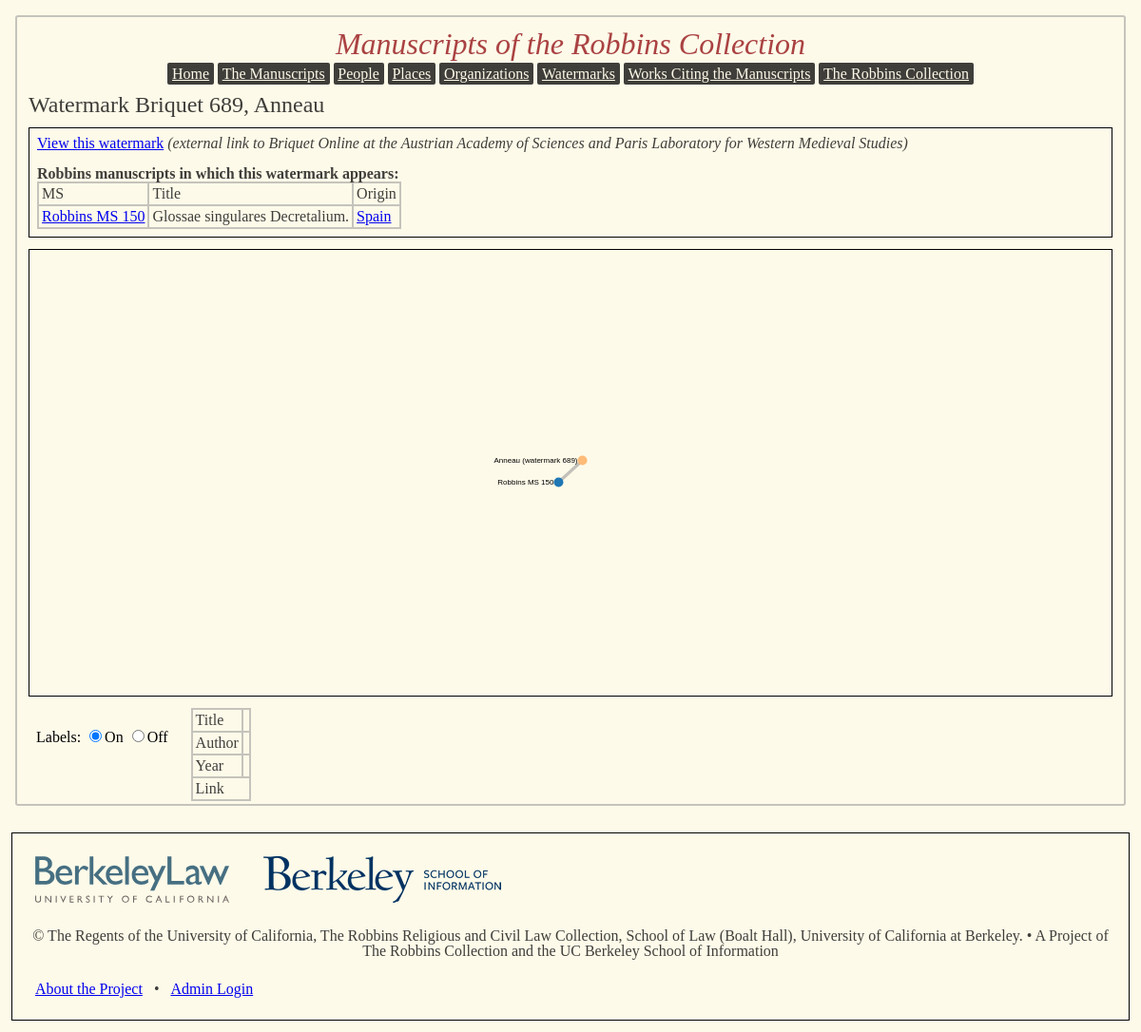
Screenshot of /watermark689 with the database file from the repository.
### app/models.py (models this page shows, shortened)
class watermark(db.Model):
	id = db.Column(db.Integer, primary_key=True)
	name = db.Column(db.String(40))
	url = db.Column(db.String(100))

class manuscript(db.Model):
	id = db.Column(db.Integer, primary_key=True)
	shelfmark = db.Column(db.String(15))
	ms_format = db.Column(db.String(20))
	date1 = db.Column(db.Integer)
	date2 = db.Column(db.Integer)
	datetype = db.Column(db.String(1))
	language = db.Column(db.Integer, db.ForeignKey('language.id'))
	summary = db.Column(db.String(1000))
	ownership_history = db.Column(db.String(1000))
	origin = db.Column(db.String(1000))
	decoration = db.Column(db.String(1000))
	binding = db.Column(db.String(1000))
	num_volumes = db.Column(db.Integer)
	ds_url = db.Column(db.String(1000))
	volumes = db.relationship('volume',
		backref = 'ms',
		lazy='dynamic')
	contents = db.relationship('content_item',
		backref = 'ms',
		lazy='dynamic')
	titles = db.relationship('title',
		backref = 'ms',
		lazy='dynamic'
		)
	watermarks = db.relationship('watermark',
		secondary = has_watermark,
		backref = db.backref('mss', lazy='dynamic')
		)
	assoc_people = db.relationship('person_ms_assoc',
		backref = 'ms',
		lazy='dynamic')
	places = db.relationship('place',
		secondary = has_place,
		backref = db.backref('mss', lazy='dynamic')
		)
	orgs = db.relationship('org_ms_assoc',
		backref= 'ms',
		lazy='dynamic')
	treatments = db.relationship('external_doc',
		secondary=has_external_doc,
		backref = db.backref('mss', lazy='dynamic')
		)
	subjects = db.relationship('ms_subject_assoc',
		backref = 'ms',
		lazy = 'dynamic'
		)

class title(db.Model):
	id = db.Column(db.Integer, primary_key=True)
	title_text = db.Column(db.String(150))
	title_type = db.Column(db.String(20))
	ms_id = db.Column(db.Integer, db.ForeignKey('manuscript.id'))

class place(db.Model):
	id = db.Column(db.Integer, primary_key = True)
	place_name = db.Column(db.String(60))
	place_type = db.Column(db.String(10))
	lat = db.Column(db.Float)
	lon = db.Column(db.Float)

### app/views.py (the view)
@app.route('/watermark<wmid>', methods = ['GET', 'POST'])
def view_wm(wmid):
	page_wm = models.watermark.query.get(wmid)
	if page_wm == None:
		abort(404)
	graph_data = get_info_from_db(wmid, 'watermark')
	graphobj = json.dumps(graph_data)
	return render_template('wmview.html', mainwm = page_wm, graph = graphobj, pagetitle = page_wm.name + ', ' + str(page_wm.id))

### app/views.py (called while the page is built)
def return_ms_data(shelf_id):
	this_ms = models.manuscript.query.get(shelf_id)
	resultid = '0_' + str(shelf_id)
	authorquery = this_ms.assoc_people.filter_by(assoc_type = 'author').first()
	if authorquery != None:
		result_author = authorquery.person.name_display
	else:
		result_author = ''
	result_title = this_ms.titles.filter_by(title_type='main').first().title_text
	if this_ms.date2 == None:
		result_datestring = str(this_ms.date1)
	else:
		result_datestring = str(this_ms.date1) + '-' + str(this_ms.date2)
	msreturndict = {"name": this_ms.shelfmark, "group": 0, "role": 'manuscript', "dbkey": shelf_id, 'id': resultid,
			'title': result_title, 'date': result_datestring, 'author': result_author, 'url': url_for('ms_view',idno=shelf_id)}
	return msreturndict

### app/templates/wmview.html (shortened to what this page needs)
{% extends "base.html" %}
{% block content %}
<h3>Watermark Briquet {{ mainwm.id }}, {{ mainwm.name }}</h3>
<div class="section">
<p><a target="_blank" rel="noopener noreferrer" href="{{ mainwm.url }}">View this watermark</a> <em>(external link to Briquet Online at the Austrian Academy of Sciences and Paris Laboratory for Western Medieval Studies)</em></p>
<br>
<p><b>Robbins manuscripts in which this watermark appears:</b></p>
<table>
	<tr>
		<th>MS</th>
		<th>Title</th>
		<th>Origin</th>
	</tr>
{% for ms in mainwm.mss %}
	<tr>
		<td><a href="ms{{ ms.id }}">{{ ms.shelfmark }}</a> </td>
		<td>{{ ms.titles.filter_by(title_type='main').first().title_text }}</td>
		<td>
		{% for place in ms.places %}
		<a href="{{ 'place' + (place.id|string) }}">{{ place.place_name }}</a>
		{% endfor %}
		</td>
	</tr>
{% endfor %}
</table>
</div>
<div class="section" id="relationvis">
</div>
  <div id="graphtoggle">
  <form id="labeltoggle">Labels:
    <input type="radio" name="labeltoggle" value="on" checked>On
    <input type="radio" name="labeltoggle" value="off">Off
  </form>
  </div>
  <div id="nodeinfo">
    <table>
      <tr>
        <th>Title</th>
        <td></td>
      </tr>
      <tr>
        <th>Author</th>
        <td></td>
      </tr>
      <tr>
        <th>Year</th>
        <td></td>
      </tr>
      <tr>
        <td colspan=2>Link</td>
      </tr>
    </table>
  </div>
</div>
{% endblock %}

### app/static/main.css (style rules this page uses)
html, body, div, span, applet, object, iframe, h1, h2, h3, h4, h5, h6, p, blockquote, pre, a, abbr, acronym, address, big, cite, code, del, dfn, em, img, ins, kbd, q, s, samp, small, strike, strong, sub, sup, tt, var, b, u, i, center, dl, dt, dd, ol, ul, li, fieldset, form, label, legend, table, caption, tbody, tfoot, thead, tr, th, td, article, aside, canvas, details, embed, figure, figcaption, footer, header, hgroup, menu, nav, output, ruby, section, summary, time, mark, audio, video { margin: 0; padding: 0; border: 0; font-size: 100%; font: inherit; vertical-align: baseline; }
body { line-height: 1; }
table { border-collapse: collapse; border-spacing: 0; }
html, body { background-color: #FEFAE9; margin: 0; padding: 0; }
h3, h4, h5, h6 { font-family: "Times New Roman"; color: #3F3E3A; }
h3 { font-size: 1.5em; }
div#wrapper h3, h4 { margin: .5em; }
p, td, th { color: #3F3E3A; font-family: "Times New Roman"; font-size: 1em; }
em { font-style: italic; }
.section, .mapholder { margin: .75em; border-style: solid; border-width: 1px; border-color: #000000; padding: .5em; }
table, th, td { vertical-align: top; border-width: 2px; border-style: solid; border-color: #C5C3BC; border-collapse: collapse; padding: 3px; text-align: left; }
b { font-weight: bold; }
#textvis, #relationvis { max-width: 50% max-height: 100%; text-align: center; }
#graphtoggle { text-align: center; display: inline-block; max-width: 50%; vertical-align: top; margin: .75em; padding: .5em; }
#nodeinfo { display: inline-block; max-width: 50%; }

### rows the page displays
watermark: id "689", name "Anneau"
manuscript: shelfmark "Robbins MS 150", titles.filter_by "Glossae singulares Decretalium."
place: place_name "Spain"
